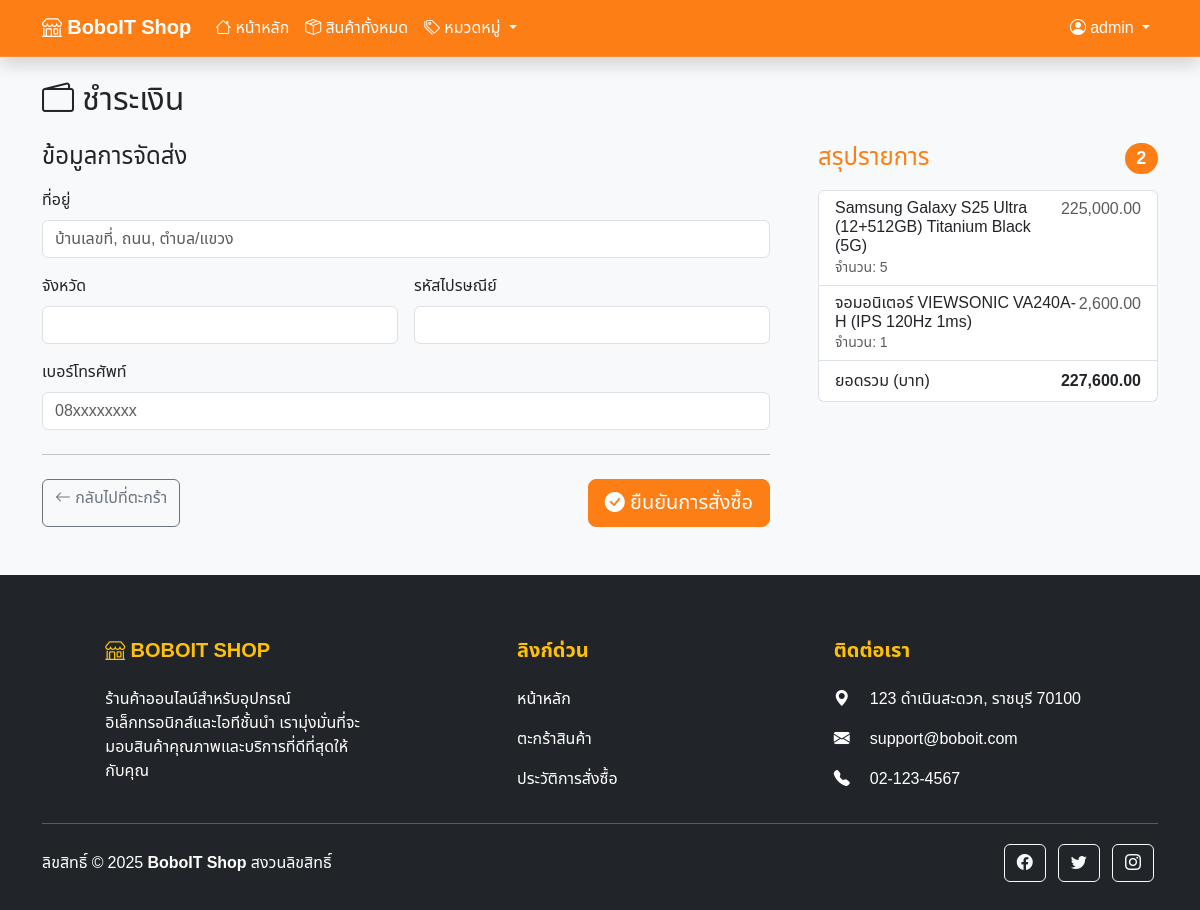
Before: /checkout.php (signed in) with the older database file.
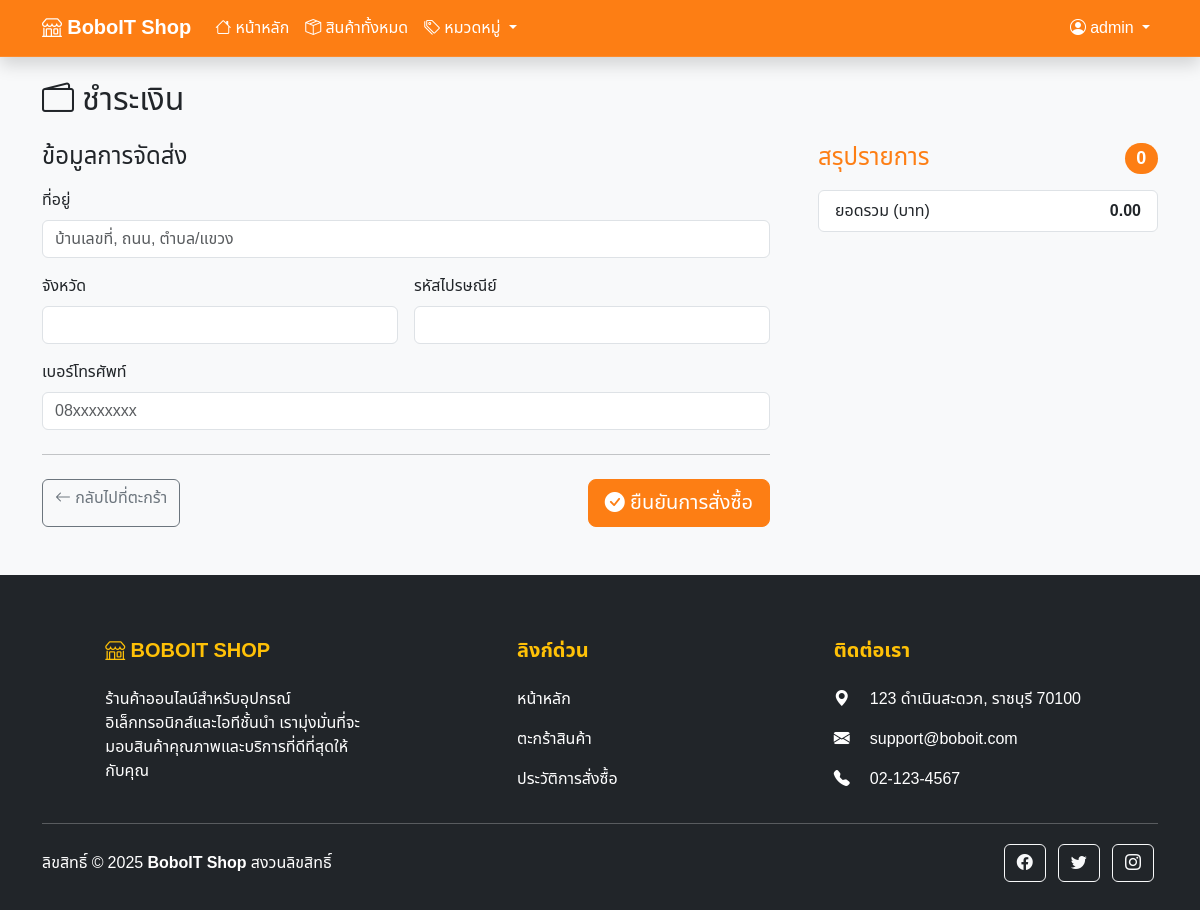
After: the same page with the newer database file.
### tables this page shows
CREATE TABLE `cart` (
  `cart_id` int(11) NOT NULL,
  `user_id` int(11) DEFAULT NULL,
  `product_id` int(11) DEFAULT NULL,
  `quantity` int(11) NOT NULL,
  `added_at` timestamp NOT NULL DEFAULT current_timestamp()
);

CREATE TABLE `products` (
  `product_id` int(11) NOT NULL,
  `product_name` varchar(150) NOT NULL,
  `description` text DEFAULT NULL,
  `price` decimal(10,2) NOT NULL,
  `stock` int(11) DEFAULT 0,
  `image` varchar(255) NOT NULL,
  `category_id` int(11) DEFAULT NULL,
  `created_at` timestamp NOT NULL DEFAULT current_timestamp()
);

### checkout.php (the view, shortened to what this page needs)
<?php
require 'config.php';
$user_id = $_SESSION['user_id'];
$stmt = $conn->prepare("SELECT cart.cart_id, cart.quantity, cart.product_id, products.product_name, products.price, products.image
FROM cart
JOIN products ON cart.product_id = products.product_id
WHERE cart.user_id = ?");
$stmt->execute([$user_id]);
$items = $stmt->fetchAll(PDO::FETCH_ASSOC);
$total = 0;
foreach ($items as $item) {
    $total += $item['quantity'] * $item['price'];
}
?>
<!DOCTYPE html>
<html lang="th">
<head>
    <link href="https://cdn.jsdelivr.net/npm/bootstrap@5.3.7/dist/css/bootstrap.min.css" rel="stylesheet">
    <link href="https://cdn.jsdelivr.net/npm/bootstrap-icons@1.10.0/font/bootstrap-icons.css" rel="stylesheet">
    <link rel="stylesheet" href="main.css">
</head>
<body>
    <?php require_once 'navbar.php'; ?>
    <div class="container mt-4">
        <h2 class="mb-4"><i class="bi bi-wallet2"></i> ชำระเงิน</h2>
        <div class="row g-5">
            <div class="col-md-7 col-lg-8">
                <h4 class="mb-3">ข้อมูลการจัดส่ง</h4>
                <form method="post" class="needs-validation" novalidate>
                    <div class="row g-3">
                        <div class="col-12">
                            <label for="address" class="form-label">ที่อยู่</label>
                            <input type="text" name="address" id="address" class="form-control" placeholder="บ้านเลขที่, ถนน, ตำบล/แขวง" required>
                        </div>
                        <div class="col-md-6">
                            <label for="city" class="form-label">จังหวัด</label>
                            <input type="text" name="city" id="city" class="form-control" required>
                        </div>
                        <div class="col-md-6">
                            <label for="postal_code" class="form-label">รหัสไปรษณีย์</label>
                            <input type="tel" name="postal_code" id="postal_code" class="form-control" required pattern="[0-9]*" oninput="this.value = this.value.replace(/[^0-9]/g, '')">
                        </div>
                        <div class="col-12">
                            <label for="phone" class="form-label">เบอร์โทรศัพท์</label>
                            <input type="tel" name="phone" id="phone" class="form-control" placeholder="08xxxxxxxx" required pattern="[0-9]*" oninput="this.value = this.value.replace(/[^0-9]/g, '')">
                        </div>
                    </div>
                    <hr class="my-4">
                    <div class="d-flex justify-content-between">
                        <a href="cart.php" class="btn btn-outline-secondary"><i class="bi bi-arrow-left"></i> กลับไปที่ตะกร้า</a>
                        <button class="btn btn-primary btn-lg" type="submit"><i class="bi bi-check-circle-fill"></i> ยืนยันการสั่งซื้อ</button>
                    </div>
                </form>
            </div>
            <div class="col-md-5 col-lg-4 order-md-last">
                <h4 class="d-flex justify-content-between align-items-center mb-3">
                    <span class="text-primary">สรุปรายการ</span>
                    <span class="badge bg-primary rounded-pill"><?= count($items) ?></span>
                </h4>
                <ul class="list-group mb-3">
                    <?php foreach ($items as $item) : ?>
                        <li class="list-group-item d-flex justify-content-between lh-sm">
                            <div>
                                <h6 class="my-0"><?= htmlspecialchars($item['product_name']) ?></h6>
                                <small class="text-muted">จำนวน: <?= $item['quantity'] ?></small>
                            </div>
                            <span class="text-muted"><?= number_format($item['price'] * $item['quantity'], 2) ?></span>
                        </li>
                    <?php endforeach; ?>
                    <li class="list-group-item d-flex justify-content-between">
                        <span>ยอดรวม (บาท)</span>
                        <strong><?= number_format($total, 2) ?></strong>
                    </li>
                </ul>
            </div>
        </div>
    </div>
    <?php require_once 'footer.php'; ?>
</body>
</html>

Changed rows visible on the page:
removed cart: product.product_name "Samsung Galaxy S25 Ultra (12+512GB) Titanium Black (5G)", quantity "5", $item['price'] * $item['quantity'] "225,000.00"
removed cart: product.product_name "จอมอนิเตอร์ VIEWSONIC VA240A-H (IPS 120Hz 1ms)", quantity "1", $item['price'] * $item['quantity'] "2,600.00"
Other visible differences:
count($items): "2" → "0"
$total: "227,600.00" → "0.00"
